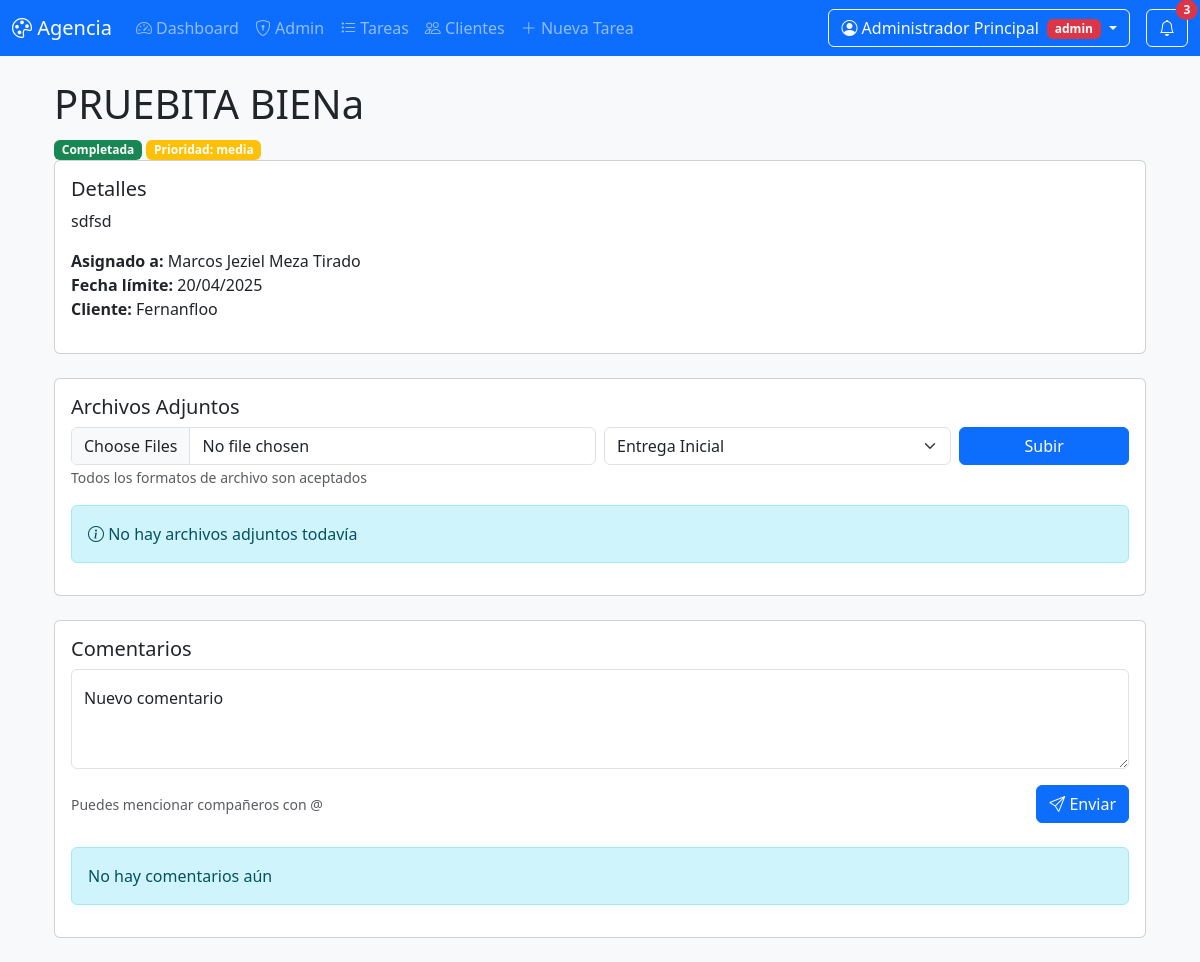
The page /tarea/2 (signed in) on the database its author committed.
### models.py (models this page shows)
class Usuario(db.Model, UserMixin):
    __tablename__ = 'usuario'
    id = db.Column(db.Integer, primary_key=True)
    username = db.Column(db.String(80), unique=True, nullable=False)
    password_hash = db.Column(db.String(128))
    rol = db.Column(db.String(50))  # admin, jefazo, diseñador, etc.
    nombre_completo = db.Column(db.String(100))
    email = db.Column(db.String(120), unique=True, nullable=True)
    activo = db.Column(db.Boolean, default=True)
    fecha_creacion = db.Column(db.DateTime, default=datetime.utcnow)
    tareas_asignadas = db.relationship('Tarea', backref='asignado_a_rel', foreign_keys='Tarea.asignado_a')

class Tarea(db.Model):
    __tablename__ = 'tarea'
    id = db.Column(db.Integer, primary_key=True)
    titulo = db.Column(db.String(100), nullable=False)
    descripcion = db.Column(db.Text)
    fecha_limite = db.Column(db.Date)
    prioridad = db.Column(db.String(20))
    estado = db.Column(db.String(20), default='pendiente')
    asignado_a = db.Column(db.Integer, db.ForeignKey('usuario.id'))
    cliente_id = db.Column(db.Integer, db.ForeignKey('cliente.id'), nullable=True)
    creador_id = db.Column(db.Integer, db.ForeignKey('usuario.id'), nullable=False)
    archivos = db.relationship('ArchivoTarea', backref='tarea', cascade='all, delete-orphan')
    asignado = db.relationship('Usuario', back_populates='tareas_asignadas', foreign_keys=[asignado_a])
    cliente = db.relationship('Cliente', back_populates='tareas')
    comentarios = db.relationship('Comentario', backref='tarea_relacionada', cascade='all, delete-orphan')
    creador = db.relationship('Usuario', foreign_keys=[creador_id])

class Cliente(db.Model):
    __tablename__ = 'cliente'
    id = db.Column(db.Integer, primary_key=True)
    nombre = db.Column(db.String(100), nullable=False)
    empresa = db.Column(db.String(100))
    email = db.Column(db.String(100), unique=True)
    telefono = db.Column(db.String(20))
    industria = db.Column(db.String(50))
    notas = db.Column(db.Text)
    tareas = db.relationship('Tarea', back_populates='cliente')  # Cambiado a back_populates

### app.py (the view)
@app.route('/tarea/<int:tarea_id>')
def detalle_tarea(tarea_id):
    tarea = Tarea.query.options(
        db.joinedload(Tarea.asignado),
        db.joinedload(Tarea.archivos).joinedload(ArchivoTarea.usuario),
        db.joinedload(Tarea.comentarios).joinedload(Comentario.usuario)
    ).get_or_404(tarea_id)
    return render_template('detalle_tarea.html', tarea=tarea)

### app.py (called while the page is built)
@app.context_processor
def inject_user():
    if 'user_id' in session:
        user = Usuario.query.get(session['user_id'])
        return {'current_user': user}
    return {'current_user': None}

@app.before_request
def require_login():
    allowed_routes = ['login', 'static']
    if request.endpoint not in allowed_routes and 'user_id' not in session:
        return redirect(url_for('login'))

@app.before_request
def require_login():
    allowed_routes = ['login', 'static']  # Añade aquí cualquier ruta pública
    if request.endpoint not in allowed_routes and 'user_id' not in session:
        return redirect(url_for('login'))

@app.context_processor
def inject_common_vars():
    def contar_notificaciones(user_id):
        if not user_id:
            return 0
        return Notificacion.query.filter_by(
            usuario_id=user_id,
            leida=False
        ).count()
    common = {
        'datetime': datetime,
        'now': datetime.now(),
        'contar_notificaciones_no_leidas': contar_notificaciones
    }
    return common

### templates/detalle_tarea.html (shortened to what this page needs)
{% extends "base.html" %}
{% block content %}
<div class="container">
    <h1 class="mt-4">{{ tarea.titulo }}</h1>
    <div class="mb-4">
        <span class="badge
            {% if tarea.estado == 'pendiente' %}bg-warning
            {% elif tarea.estado == 'en_progreso' %}bg-info
            {% else %}bg-success{% endif %}">
            {{ tarea.estado|replace('_', ' ')|title }}
        </span>
        <span class="badge
            {% if tarea.prioridad == 'alta' %}bg-danger
            {% elif tarea.prioridad == 'media' %}bg-warning
            {% else %}bg-secondary{% endif %}">
            Prioridad: {{ tarea.prioridad }}
        </span>
    <div class="card mb-4">
		<div class="card-body">
			<h5 class="card-title">Detalles</h5>
			<p class="card-text">{{ tarea.descripcion }}</p>
			<ul class="list-unstyled">
				<li><strong>Asignado a:</strong> {{ tarea.asignado.nombre_completo }}</li>
				<li><strong>Fecha límite:</strong> {{ tarea.fecha_limite.strftime('%d/%m/%Y') }}</li>
				{% if tarea.cliente %}
				<li><strong>Cliente:</strong> {{ tarea.cliente.nombre }}</li>
				{% endif %}
			</ul>
		</div>
	</div>
    <div class="card mb-4">
        <div class="card-body">
            <h5 class="card-title">Archivos Adjuntos</h5>
            <form method="POST" action="{{ url_for('subir_archivo', tarea_id=tarea.id) }}" enctype="multipart/form-data" class="mb-3">
                <div class="row g-2">
                    <div class="col-md-6">
                        <input type="file" class="form-control" name="archivos[]" multiple accept=".pdf,.doc,.docx,.png,.jpg,.jpeg,.psd,.ai" required>
                    </div>
                    <div class="col-md-4">
                        <select name="tipo" class="form-select">
                            <option value="1ºentrega">Entrega Inicial</option>
                        </select>
                    </div>
                    <div class="col-md-2">
                        <button type="submit" class="btn btn-primary w-100">Subir</button>
                    </div>
                </div>
                <small class="text-muted">Todos los formatos de archivo son aceptados</small>
            </form>
        {% if tarea.archivos %}
        <div class="table-responsive">
            <table class="table table-hover">
                <thead class="table-light">
                    <tr>
                        <th>Tipo</th>
                        <th>Nombre</th>
                        <th>Subido por</th>
                        <th>Fecha</th>
                        <th>Acciones</th>
                    </tr>
                </thead>
                <tbody>
                    {% for archivo in tarea.archivos|sort(attribute='fecha_subida', reverse=True) %}
                    <tr>
                        <td>
                            <span class="badge
                                {% if archivo.tipo == 'correccion' %}bg-warning
                                {% elif archivo.tipo == 'final' %}bg-success
                                {% elif archivo.tipo == 'referencia' %}bg-info
                                {% else %}bg-primary{% endif %}">
                                {{ archivo.tipo|title }}
                            </span>
                        </td>
                        <td>{{ archivo.nombre }}</td>
                        <td>
                            {% if archivo.usuario %}
                                {{ archivo.usuario.nombre_completo }}
                            {% else %}
                                Sistema
                            {% endif %}
                        </td>
                        <td>{{ archivo.fecha_subida.strftime('%d/%m/%Y %H:%M') }}</td>
                        <td>
                            <a href="{{ url_for('descargar_archivo', filename=archivo.ruta) }}"
                               class="btn btn-sm btn-outline-primary"
                               title="Descargar">
                                <i class="bi bi-download"></i>
                            </a>
                            {% if current_user.id == archivo.usuario_id or current_user.rol in ['admin', 'jefazo'] %}
                            <form action="{{ url_for('eliminar_archivo', archivo_id=archivo.id) }}" method="POST" style="display:inline;">
                                <input type="hidden" name="csrf_token" value="{{ csrf_token() }}">
                                <button type="submit" class="btn btn-sm btn-outline-danger" title="Eliminar">
                                    <i class="bi bi-trash"></i>
                                </button>
                            </form>
                            {% endif %}
                        </td>
                    </tr>
                    {% endfor %}
                </tbody>
            </table>
        </div>
        {% else %}
        <div class="alert alert-info">
            <i class="bi bi-info-circle"></i> No hay archivos adjuntos todavía
        </div>
        {% endif %}
    </div>
</div>
    <div class="card">
        <div class="card-body">
            <h5 class="card-title">Comentarios</h5>
            <form method="POST" action="{{ url_for('comentar_tarea', tarea_id=tarea.id) }}">
                <div class="form-floating mb-3">
                    <textarea class="form-control" name="texto"
                              placeholder="Escribe un comentario..."
                              required style="height: 100px"></textarea>
                    <label>Nuevo comentario</label>
                </div>
                <div class="d-flex justify-content-between align-items-center">
                    <small class="text-muted">Puedes mencionar compañeros con @</small>
                    <button type="submit" class="btn btn-primary">
                        <i class="bi bi-send"></i> Enviar
                    </button>
                </div>
            </form>
            <div class="mt-4">
                {% for comentario in tarea.comentarios|sort(attribute='fecha', reverse=True) %}
                <div class="card mb-3">
                    <div class="card-body">
                        <div class="d-flex">
                            <div class="flex-shrink-0 me-3">
                                <div class="avatar bg-primary text-white rounded-circle d-flex align-items-center justify-content-center"
                                     style="width: 40px; height: 40px;">
                                    {{ comentario.usuario.nombre_completo }}
                                </div>
                            </div>
                            <div class="flex-grow-1">
                                <div class="d-flex justify-content-between">
                                    <h6 class="card-subtitle mb-2 text-primary">
                                        {{ comentario.usuario.nombre_completo }}
                                        {% if comentario.usuario_id == tarea.asignado_a %}
                                        <span class="badge bg-info">Asignado</span>
                                        {% endif %}
                                    </h6>
                                    <small class="text-muted">{{ comentario.fecha.strftime('%d/%m/%Y %H:%M') }}</small>
                                </div>
                                <p class="card-text">{{ comentario.texto }}</p>
                            </div>
                        </div>
                    </div>
                </div>
                {% else %}
                <div class="alert alert-info">No hay comentarios aún</div>
                {% endfor %}
            </div>
        </div>
    </div>
</div>
{% endblock %}

### templates/navbar.html (shortened to what this page needs)
<nav class="navbar navbar-expand-lg navbar-dark bg-primary mb-4">
    <div class="container-fluid">
        <a class="navbar-brand" href="{{ url_for('dashboard') }}">
            <i class="bi bi-palette"></i> Agencia
        </a>
        <div class="collapse navbar-collapse" id="navbarMain">
            <ul class="navbar-nav me-auto">
                <li class="nav-item">
                    <a class="nav-link {{ 'active' if request.endpoint == 'dashboard' }}"
                       href="{{ url_for('dashboard') }}">
                        <i class="bi bi-speedometer2"></i> Dashboard
                    </a>
                </li>
                {% if current_user and current_user.rol == 'admin' %}
                <li class="nav-item">
                    <a class="nav-link {{ 'active' if request.endpoint == 'admin_usuarios' }}"
                       href="{{ url_for('admin_usuarios') }}">
                        <i class="bi bi-shield-lock"></i> Admin
                    </a>
                </li>
                {% endif %}
                <li class="nav-item">
                    <a class="nav-link {{ 'active' if request.endpoint == 'tareas' }}"
                       href="{{ url_for('tareas') }}">
                        <i class="bi bi-list-task"></i> Tareas
                    </a>
                </li>
                <li class="nav-item">
                    <a class="nav-link {{ 'active' if request.endpoint == 'clientes' }}"
                       href="{{ url_for('clientes') }}">
                        <i class="bi bi-people"></i> Clientes
                    </a>
                </li>
				<li class="nav-item">
					<a class="nav-link {{ 'active' if request.endpoint == 'crear_tarea' }}"
					href="{{ url_for('crear_tarea') }}">
					<i class="bi bi-plus-lg"></i> Nueva Tarea
					</a>
				</li>
            </ul>
            <div class="d-flex">
                <div class="dropdown">
                    <button class="btn btn-outline-light dropdown-toggle" type="button"
                            data-bs-toggle="dropdown">
                        <i class="bi bi-person-circle"></i>
                        {% if current_user %}
                            {{ current_user.nombre_completo }}
                            <span class="badge bg-{% if current_user.rol == 'admin' %}danger{% elif current_user.rol == 'jefazo' %}warning{% else %}secondary{% endif %} ms-1">
                                {{ current_user.rol }}
                            </span>
                        {% else %}
                            Cuenta
                        {% endif %}
                    </button>
                </div>
				<div class="dropdown ms-3">
					<button class="btn btn-outline-light position-relative"
							type="button"
							id="dropdownNotificaciones"
							data-bs-toggle="dropdown"
							aria-expanded="false">
						<i class="bi bi-bell"></i>
						{% set num_notificaciones = contar_notificaciones_no_leidas(current_user.id if current_user else None) %}
						{% if num_notificaciones > 0 %}
						<span class="position-absolute top-0 start-100 translate-middle badge rounded-pill bg-danger">
							{{ num_notificaciones }}
						</span>
						{% endif %}
					</button>
				</div>
            </div>
        </div>
    </div>
</nav>

### templates/base.html (style rules this page uses)
body { background-color: #f8f9fa; }
.card { transition: transform 0.2s; }

### rows shown on the page
Usuario: nombre_completo "Administrador Principal", rol "admin"
Tarea: titulo "PRUEBITA BIENa", estado "Completada", prioridad "media", descripcion "sdfsd", fecha_limite "20/04/2025"
Usuario: asignado.nombre_completo "Marcos Jeziel Meza Tirado"
Cliente: cliente.nombre "Fernanfloo"

### other values the page prints
{{ num_notificaciones }} "3"
